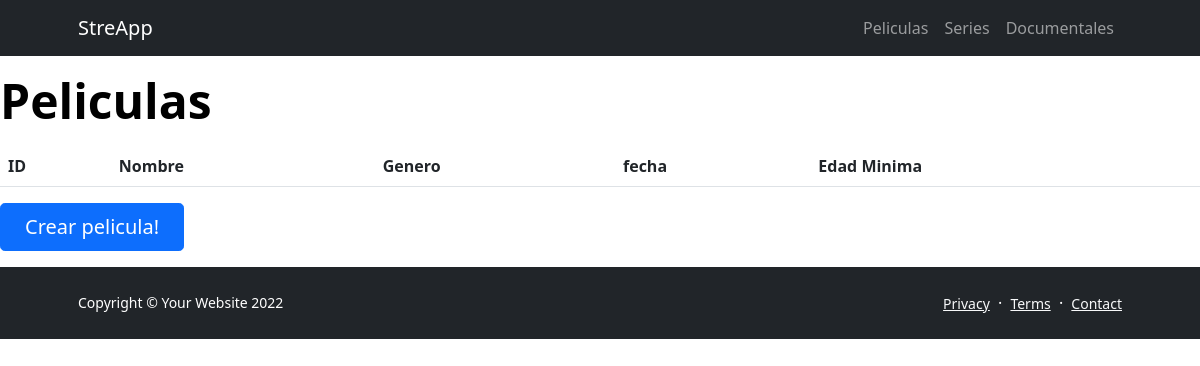
Page /streapp/peliculas/ on the earlier database version.
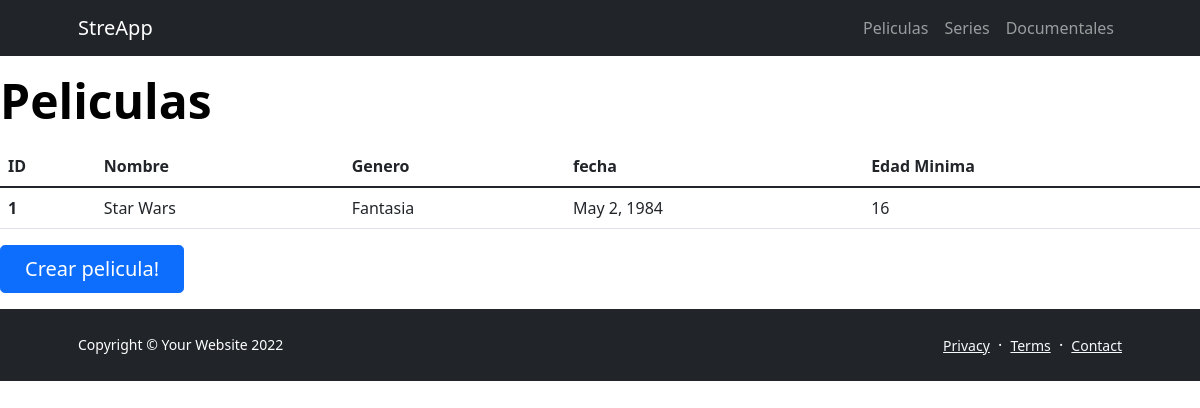
Same page on the later database version.
### streapp/models.py (models this page shows, shortened)
class Peliculas(models.Model):
    nombre = models.CharField(max_length=128)
    genero = models.CharField(max_length=128)
    fecha = models.DateField()
    aptoPara = models.IntegerField()

### streapp/views.py (the view)
def peliculas(request):
        listas = Peliculas.objects.all()
        return render(request, "streapp/peliculas.html", {"listas":listas})

### streapp/templates/streapp/peliculas.html (shortened to what this page needs)
{% extends "streapp/plantilla_base.html" %}
{% block contenido_base %}
<h1 class="display-5 fw-bolder text-black mb-2">Peliculas</h1>
<table class="table">
    <thead>
      <tr>
        <th scope="col">ID</th>
        <th scope="col">Nombre</th>
        <th scope="col">Genero</th>
        <th scope="col">fecha</th>
        <th scope="col">Edad Minima</th>
      </tr>
    </thead>
    <tbody>
    {% for lista in listas %}
      <tr>
        <th scope="row">{{lista.id}}</th>
        <td>{{lista.nombre}}</td>
        <td>{{lista.genero}}</td>
        <td>{{lista.fecha}}</td>
        <td>{{lista.aptoPara}}</td>
      </tr>
    </tbody>
    {% endfor %}
  </table>
<a class="btn btn-primary btn-lg px-4 me-sm-3" href="{% url 'form_peliculas' %}">Crear pelicula!</a>
{% endblock contenido_base %}}

Differences in the rows shown:
added Peliculas: id "1", nombre "Star Wars", genero "Fantasia", fecha "May 2, 1984", aptoPara "16"
